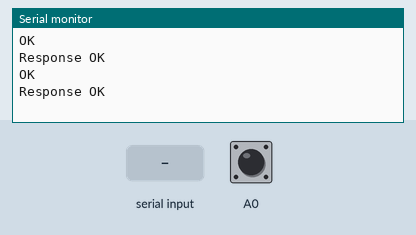
Simulated run of this sketch. Board: Arduino Uno, built with avr-gcc and run on an emulated ATmega328P. On the bench: the last lines printed to the serial monitor. Inputs (shaded band) come from the test bench; at power-on: A0 LOW. The modem accepts every AT command (registered, SIM ready, sends succeed) and sends nothing else.

Above: at 1.2 s.
1.3 s: "CONNECT" received over the second serial link
At 3.2 s:
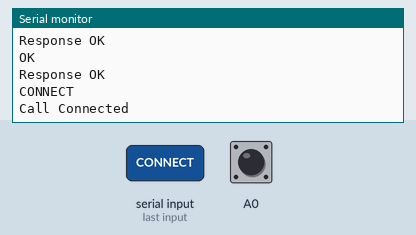
3.8 s: "1" received over the second serial link
At 5.9 s:
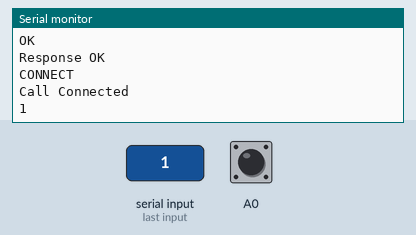
6.2 s: A0 pulsed HIGH 2 times (0.12 s each, 0.3 s apart)
At 11.0 s:
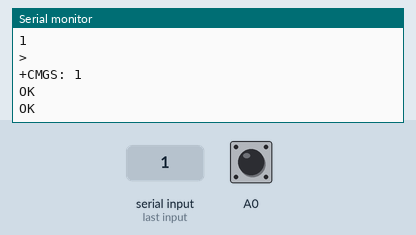

Measured:
- after the input at 1.3 s, the serial monitor: prints a new line after 1.0 s (image 1)
- after the input at 3.8 s, the serial monitor: prints a new line after 1.0 s (image 2)
- after the input at 6.2 s, the serial monitor: prints a new line after 4.3 s (image 3)

The sketch:

sim1.ino
```cpp
#include <SoftwareSerial.h>

SoftwareSerial SIM7670Serial(2, 3); // RX, TX
int sencev;

void sendATCommand(const char* cmd, const char* expectedResponse, unsigned long timeout) {
  SIM7670Serial.println(cmd);
  String response = "";
  unsigned long startTime = millis();
  bool responseOK = false;

  while (millis() - startTime < timeout) {
    while (SIM7670Serial.available() > 0) {
      char c = SIM7670Serial.read();
      response += c;
    }
    if (response.indexOf(expectedResponse) != -1) {
      responseOK = true;
      break; // found it
    }
  }
  Serial.println(response);

  if (responseOK)
    Serial.println("Response OK");
  else
    Serial.println("Timeout without expected Response");

}

void setup() {
  Serial.begin(115200);
  SIM7670Serial.begin(115200);
  sendATCommand("AT+CGMM", "OK", 1000); // check communication
  sendATCommand("AT+CMGF=1", "OK", 1000); // set SMS format to text

}

void sendSMS(String number, String message) {
  String cmd = "AT+CMGS=\"" + number + "\"\r\n";
  SIM7670Serial.print(cmd);
  delay(100);
  SIM7670Serial.println(message);
  delay(100);
  SIM7670Serial.write(0x1A); // send ctrl-z
  delay(100);
}
void loop() {
  sencev=digitalRead(A0);

  if(sencev==1){
    sendSMS("9846863195", "Fire detected please help");
    SIM7670Serial.println("ATD +919846863195;");
    delay(3000);
  }

   //
  //delay(1000);

 if(SIM7670Serial.available()) {
    String response = SIM7670Serial.readString();
    Serial.println(response);
    // Check if the response indicates a call has been connected
    if(response.indexOf("CONNECT") != -1) {
      // Call connected
      Serial.println("Call Connected");
      // Add code here to perform actions during the call
    }
  }
}
```
